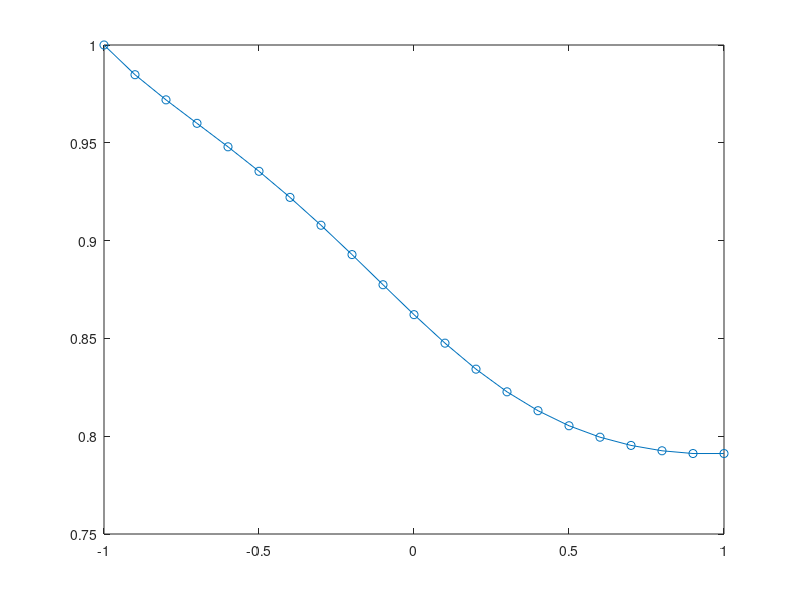

The MATLAB script that drew this image:
clear
clc
close all

% Set up of time span and space interval
dx = 0.1;
h = 0.01;
x = -1:dx:1;
T = 5;
t = 0:h:T;

% Boundary Conditions
N = length(x) - 2;
M = length(t);
u = zeros(N + 2,M);
BoundCond = 1;

% f and sigma
f =  @(x) -0.1 * (32 * x.^3 - 16 * x + 1)';
sigma = 1;

if BoundCond == 0
    LDiag = -(-f(x(3:end-1)) * h / (2*dx) + sigma^2 * h / (2 * dx^2));
    UDiag = -(f(x(2:end-2)) * h / (2*dx) + sigma^2 * h / (2 * dx^2));
    Diag = ones(N,1) + h / (dx^2) * sigma^2;
    A = diag(Diag) + diag(LDiag,-1) + diag(UDiag,1);
    A = sparse(A);
    BoundLeft = -f(x(2)) * h / (2 * dx) + sigma^2 * h / (2 * dx^2);
    BoundRight = f(x(end-1)) * h / (2 * dx) + sigma^2 * h / (2 * dx^2);
    
    u = [ones(1,M);zeros(N,M);ones(1,M)];
    
    for j = 2 : M
        u(2:end-1,j) = A \ [u(2,j-1) + BoundLeft; u(3:end-2,j-1); u(end-1,j-1) + BoundRight];
    end
    
elseif BoundCond == 1
    LDiag = -(-f(x(3:end)) * h / (2*dx) + sigma^2 * h / (2 * dx^2));
    UDiag = -(f(x(2:end-1)) * h / (2*dx) + sigma^2 * h / (2 * dx^2));
    Diag = ones(N+1,1) + h / (dx^2) * sigma^2;
    A = diag(Diag) + diag(LDiag,-1) + diag(UDiag,1);
    A(end,end-1) = 1;
    A(end,end) = -1;
    A = sparse(A);
    BoundLeft = -f(x(2)) * h / (2 * dx) + sigma^2 * h / (2 * dx^2);
    
    u = [ones(1,M);zeros(N+1,M)];

    for j = 2 : M
        u(2:end,j) = A \ [u(2,j-1) + BoundLeft; u(3:end-1,j-1); 0];
    end
    
end

figure
plot(x,u(:,end),'o-')




